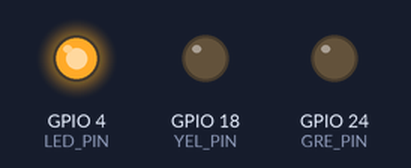
The program below on a simulated Raspberry Pi (BCM pin numbers). Shown: output pins drawn as LEDs (lit = HIGH). At 40.0 s the program stops and its outputs stay as they are.

Above: at 0.05 s.
At 1.45 s:
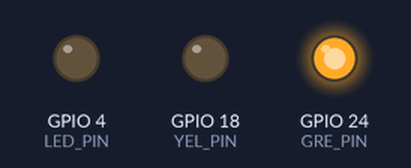
At 2.75 s:
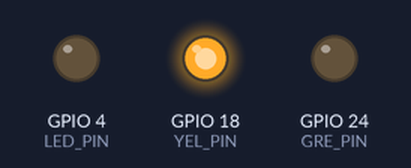
Timing chart, 0 to 3.0 s (numbered marks = the images above):
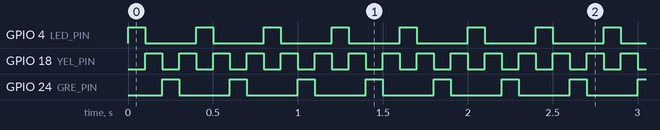

Measured:
- by itself, GPIO 4 (LED_PIN), GPIO 24 (GRE_PIN): alternates HIGH for 0.10 s and LOW for 0.30 s, 200 changes in all, then stays LOW
- by itself, GPIO 18 (YEL_PIN): alternates HIGH for 0.10 s and LOW for 0.10 s, 400 changes in all, then stays LOW

The program:

led_blink_task.py
```python
import RPi.GPIO as GPIO
import time

def PIN_ON(pin, tnum):
    GPIO.output(pin, GPIO.HIGH)
    time.sleep(tnum)
    GPIO.output(pin, GPIO.LOW)

LED_PIN = 4
YEL_PIN = 18
GRE_PIN = 24
GPIO.setmode(GPIO.BCM)
GPIO.setup(LED_PIN, GPIO.OUT)
GPIO.setup(YEL_PIN, GPIO.OUT)
GPIO.setup(GRE_PIN, GPIO.OUT)

for i in range(100):
    PIN_ON(LED_PIN, 0.1)
    PIN_ON(YEL_PIN, 0.1)
    PIN_ON(GRE_PIN, 0.1)
    PIN_ON(YEL_PIN, 0.1)

GPIO.cleanup()
```
